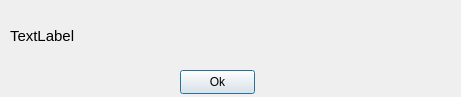
<?xml version="1.0" encoding="UTF-8"?>
<ui version="4.0">
 <class>Dialog</class>
 <widget class="QDialog" name="Dialog">
  <property name="windowModality">
   <enum>Qt::ApplicationModal</enum>
  </property>
  <property name="geometry">
   <rect>
    <x>0</x>
    <y>0</y>
    <width>461</width>
    <height>97</height>
   </rect>
  </property>
  <property name="windowTitle">
   <string>Dialog</string>
  </property>
  <widget class="QLabel" name="label">
   <property name="geometry">
    <rect>
     <x>10</x>
     <y>10</y>
     <width>411</width>
     <height>51</height>
    </rect>
   </property>
   <property name="font">
    <font>
     <pointsize>11</pointsize>
    </font>
   </property>
   <property name="focusPolicy">
    <enum>Qt::NoFocus</enum>
   </property>
   <property name="text">
    <string>TextLabel</string>
   </property>
  </widget>
  <widget class="QPushButton" name="pushButton">
   <property name="geometry">
    <rect>
     <x>180</x>
     <y>70</y>
     <width>75</width>
     <height>24</height>
    </rect>
   </property>
   <property name="text">
    <string>Ok</string>
   </property>
  </widget>
 </widget>
 <resources/>
 <connections/>
</ui>
